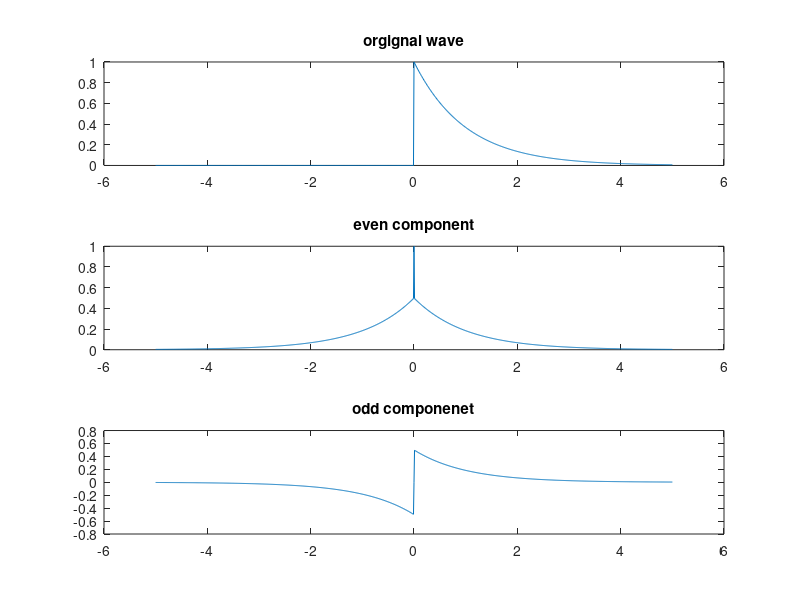

Source code (MATLAB):
t = -5:0.01:5;
x = exp(-t).*(t>=0);

x_flip = fliplr(x);

x_even = 0.5*(x + x_flip);
x_odd  = 0.5*(x - x_flip);

subplot(3,1,1);
plot(t,x);
title('orgignal wave');

subplot(3,1,2);
plot(t,x_even);
title('even component');

subplot(3,1,3);
plot(t,x_odd);
title('odd componenet');
